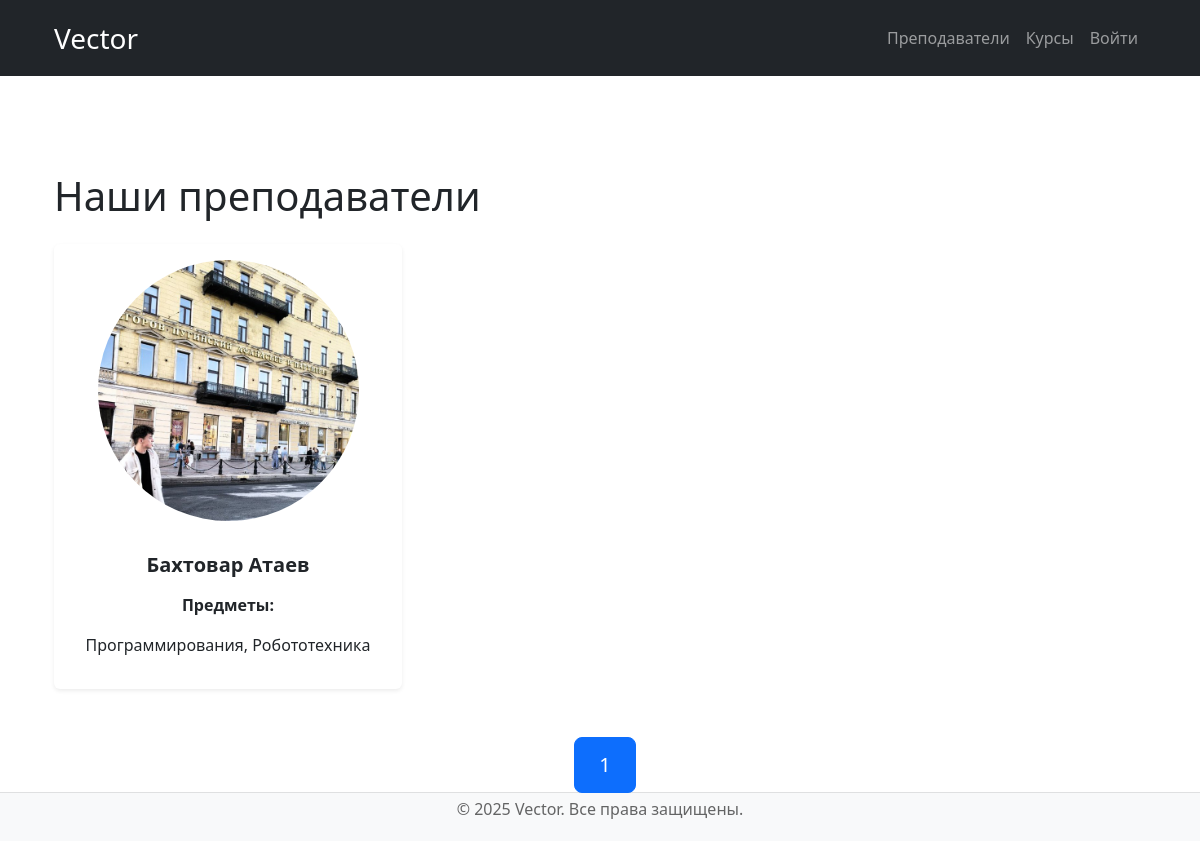
The page /courses/teachers/ on the database as committed earlier.
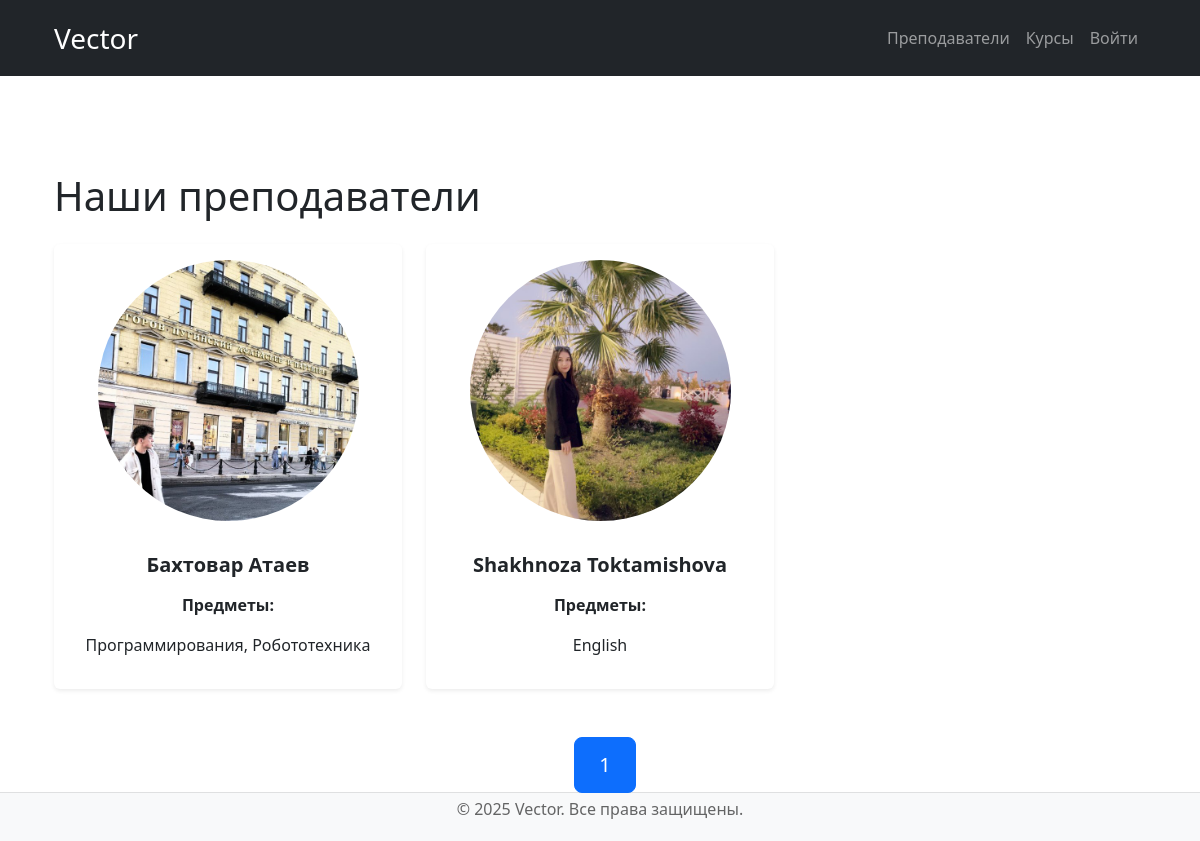
The same page on the database as committed later.
### content/models.py (models this page shows, shortened)
class Teacher(models.Model):
    name = models.CharField(max_length=100,verbose_name='Имя')
    last_name = models.CharField(max_length=100,verbose_name='фамилия')
    subjects_taught = models.CharField(max_length=250,verbose_name='преподаваемые предметы')
    info = models.TextField(verbose_name='Дополнительная информация')
    avatar = models.ImageField(default='avatars/default.png',
                               upload_to='avatars/%Y/%m',null = True,blank = True,
                               validators=[FileExtensionValidator(['jpg','png','jpeg','webp'])])
    updated_at = models.DateTimeField(auto_now=True)
    birthday = models.DateField(verbose_name='Дата рождения')
    class Meta:
        verbose_name ='Преподаватель'
        verbose_name_plural='Преподаватели'

### content/views.py (the view)
# urls.py: path('courses/teachers/', views.TeacherListView.as_view(), name='teacher_list'),
class TeacherListView(ListView):
    template_name = 'content/teacher_list.html'
    model = Teacher
    context_object_name = 'teachers'
    paginate_by = 10
    def get_context_data(self, **kwargs):
        context = super().get_context_data(**kwargs)
        context['title']='Наши преподаватели'
        return context

### templates/content/teacher_list.html (shortened to what this page needs)
{% extends 'base.html' %}
{% load static %}
{% block content %}
<div class="container mt-5">
    <h1 class="mb-4">Наши преподаватели</h1>
    {% if teachers %}
        <div class="row row-cols-1 row-cols-md-2 row-cols-lg-3 g-4">
            {% for teacher in teachers %}
                <div class="col">
                    <div class="card h-100 shadow-sm border-0 teacher-card">
                        <img src="{% if teacher.avatar %}{{ teacher.avatar.url }}{% else %}{% static 'avatars/default.png' %}{% endif %}"
                             alt="{{ teacher.name }} {{ teacher.last_name }}" class="card-img-top rounded-circle w-75 mx-auto my-3 teacher-image">
                        <div class="card-body text-center">
                            <h5 class="card-title mb-3 fw-bold">{{ teacher.name }} {{ teacher.last_name }}</h5>
                            <p class="card-text"><strong>Предметы:</strong><br>{{ teacher.subjects_taught|linebreaks }}</p>
                        </div>
                    </div>
                </div>
            {% endfor %}
        </div>
        <nav aria-label="Page navigation example" class="mt-5 d-flex justify-content-center">
          <ul class="pagination pagination-lg">
              {% for i in paginator.page_range %}
                  {% if page_obj.number == i %}
                      <li class="page-item active"><span class="page-link bg-primary text-white">{{ i }}</span></li>
                  {% elif i > page_obj.number|add:'-3' and i < page_obj.number|add:'3' %}
                      <li class="page-item"><a class="page-link" href="?page={{ i }}">{{ i }}</a></li>
                  {% endif %}
              {% endfor %}
          </ul>
        </nav>
    {% else %}
        <p>Нет преподавателей.</p>
    {% endif %}
</div>
{% endblock %}

Rows that differ between the two databases and show on the page:
added Teacher: avatar (picture), name "Shakhnoza", last_name "Toktamishova", subjects_taught "English"
